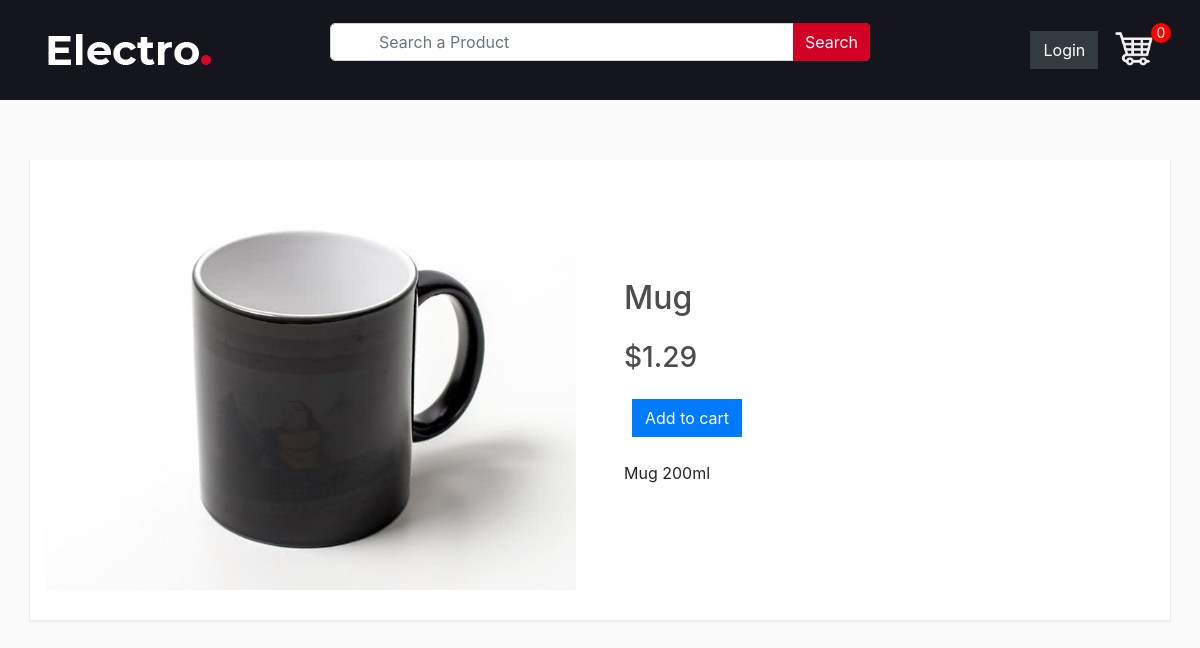
Screenshot of /product/19/ with the database file from the repository.
### store/models.py (models this page shows)
class Product(models.Model):
    name = models.CharField(max_length=200, null=True)
    price = models.DecimalField(max_digits=7, decimal_places=2)
    digital = models.BooleanField(default=False, null=True, blank=False)
    image = models.ImageField(null=True, blank=True)
    status = models.BooleanField(default=False, null=True, blank=False) #changed
    description = models.TextField(max_length=1000, null=True, blank=True) #added
    def __str__(self):
        return self.name
    @property
    def imageURL(self):
        try:
            url = self.image.url
        except:
            url = ''
        return url

### store/views.py (the view)
# urls.py: path('product/<int:product_id>/', views.details, name='details'),
def details(request, product_id):
    try:
        productId = Product.objects.get(pk=product_id)
    except:
        raise Http404("Product doese not exist")
    context = {'product':productId}
    return render(request, 'store/details.html', context)

### context_processors/context_processors.py (called while the page is built)
def total_cart_items(request):
    if request.user.is_authenticated:
        customer = request.user.customer
        order, created = Order.objects.get_or_create(customer = customer, complete=False)
        cartItems = order.get_cart_items
    else:
        try:
            cart = json.loads(request.COOKIES['cart'])
        except:
            cart = {}
        items = []
        cartItems = 0
        for i in cart:
            try:
                cartItems += cart[i]["quantity"]
            except:
                pass
    return {'totalCartItems':cartItems}

### store/templates/store/details.html (shortened to what this page needs)
{% extends 'store/header.html' %}
{% load static %}
{% block content %}
    <section class="product-details">
        <div class="container">
            <div class="row align-items-center">
                <div class="col-lg-6 pr-xl-4 mb-4 mb-lg-0">
                    <div class="product-details-image">
                        <img src="{{product.imageURL}}" alt="">
                    </div>
                </div>
                <div class="col-lg-6 pl-xl-4">
                    <div class="product-details-description">
                        <h2 class="mb-4">{{product}}</h2>
                        <h3 class="mb-4">${{product.price}}</h3>
                        <div class="add-cart d-flex align-items-center mb-4">
                            <button class="btn btn-primary">Add to cart</button>
                        </div>
                        <p>{{product.description}}</p>
                    </div>
                </div>
            </div>
        </div>
    </section>
{% endblock content %}

### static/css/style.css (style rules this page uses)
img { max-width: 100%; }
body { background-color: #fafafa; }
h1, h2, h3, h4, h5, h6 { color: #4d4d4d; }
.btn { border-radius: 0; }
.product-details { padding: 60px 0; }
.product-details .container { background-color: #fff; padding-top: 30px; padding-bottom: 30px; -webkit-box-shadow: 0 1px 1px 1px #eee; box-shadow: 0 1px 1px 1px #eee; }
.product-details-image img { height: 400px; -o-object-fit: cover; object-fit: cover; }
.product-details-description .add-cart button { margin-left: 8px; }

### rows the page displays
Product: imageURL (picture), name "Mug", price "1.29", description "Mug 200ml"

### other values shown
{{ totalCartItems }} "0"
